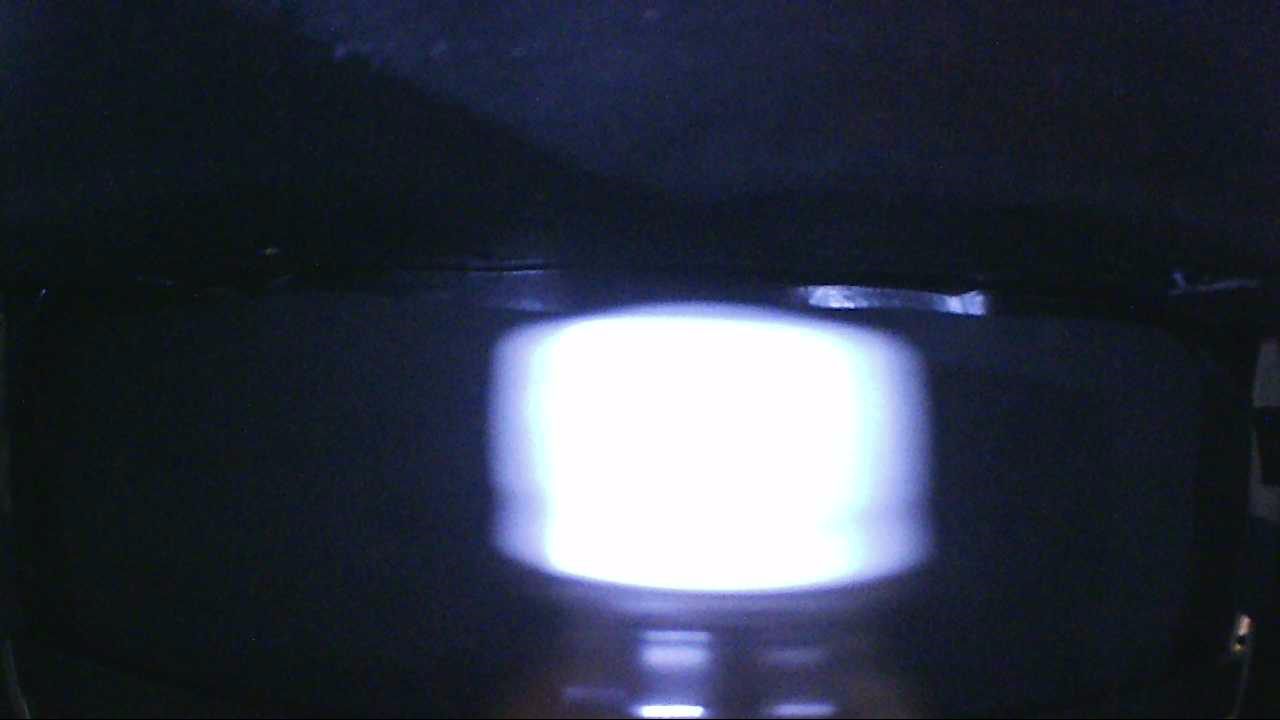
#> input picture Imagens/img29.png, 1280 x 720 px; the run also reads 1 picture not shown here
$ jupyter execute ProjetoSVA2_V2.ipynb
#> lines starting #> are read from the running program, lines starting #| are printed output that depends on the picture; after the words box and inside, x2 and y2 are one past the last pixel; in counts of white or black regions, pixels touching at a corner belong together; long printed decimals are rounded
[cell 1]
import cv2
import numpy as np
import matplotlib.pyplot as plt
import math

[cell 2]
imgRGB1 = cv2.imread('../Imagens/img29.png',1) #img29
#> imgRGB1 is the input picture: shape (720, 1280, 3); mean B, G, R 67.5, 53.8, 48.2
imgRGB2 = cv2.imread('../Imagens/img42.png',1) #img38
imgRGB3 = cv2.imread('../Imagens/img52.png',1) #img46
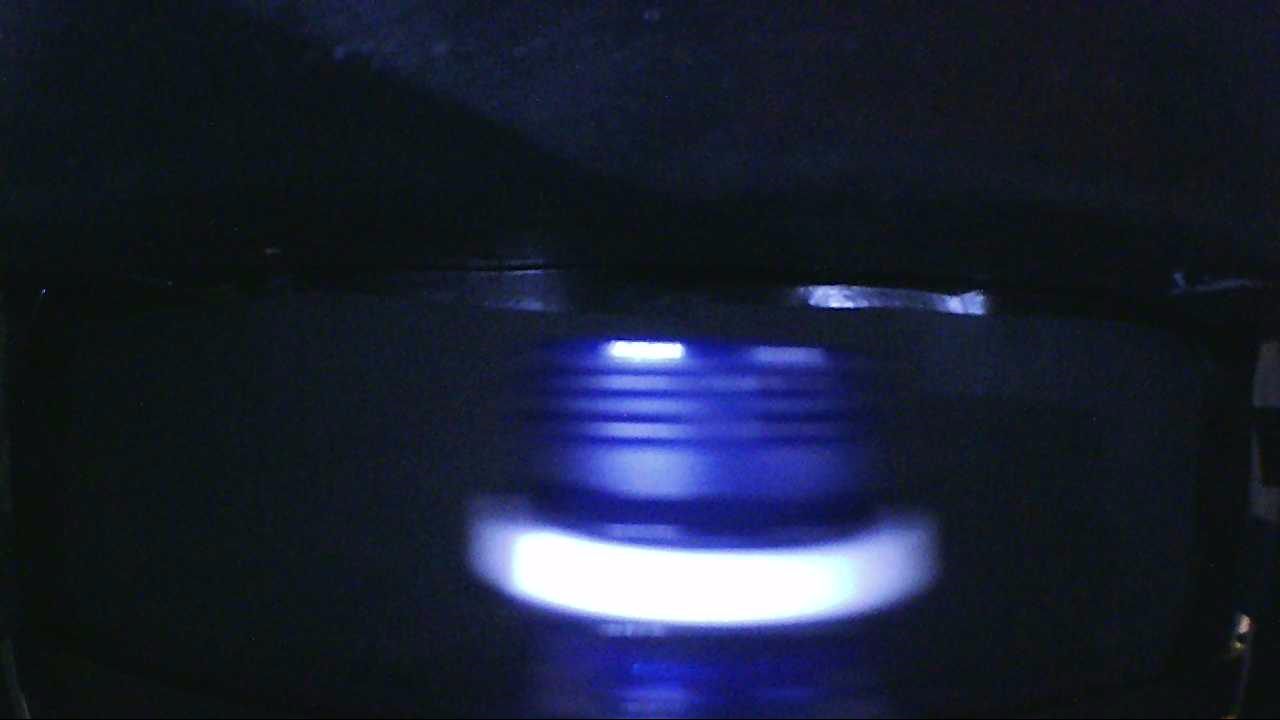
#> input picture Imagens/img52.png, 1280 x 720 px
#> imgRGB3 is the input picture: shape (720, 1280, 3); mean B, G, R 50.3, 32.4, 26.4

fig1 = plt.figure(figsize=(20,5))

ax1 = fig1.add_subplot(131)
ax1.set_title('Imagem 1 - RGB', size=16)
ax1.axis("off")
ax1.imshow(cv2.cvtColor(imgRGB1, cv2.COLOR_BGR2RGB))

ax2 = fig1.add_subplot(132)
ax2.set_title('Imagem 2 - RGB', size=16)
ax2.axis("off")
ax2.imshow(cv2.cvtColor(imgRGB2, cv2.COLOR_BGR2RGB))

ax3 = fig1.add_subplot(133)
ax3.set_title('Imagem 3 - RGB', size=16)
ax3.axis("off")
ax3.imshow(cv2.cvtColor(imgRGB3, cv2.COLOR_BGR2RGB))

plt.show()

[cell 3]
imgGray1 = cv2.imread('../Imagens/img29.png',0)
imgGray2 = cv2.imread('../Imagens/img42.png',0)
imgGray3 = cv2.imread('../Imagens/img52.png',0)

fig1 = plt.figure(figsize=(20,5))

ax1 = fig1.add_subplot(131)
ax1.set_title('Imagem 1 - Escala de Cinza', size=16)
ax1.axis("off")
ax1.imshow(imgGray1,cmap=(plt.cm.gray))

ax2 = fig1.add_subplot(132)
ax2.set_title('Imagem 2 - Escala de Cinza', size=16)
ax2.axis("off")
ax2.imshow(imgGray2,cmap=(plt.cm.gray))

ax3 = fig1.add_subplot(133)
ax3.set_title('Imagem 3 - Escala de Cinza', size=16)
ax3.axis("off")
ax3.imshow(imgGray3,cmap=(plt.cm.gray))

plt.show()

[cell 4]
fig1 = plt.figure(figsize=(20,5))

plt.rcParams['xtick.labelsize'] = 15
plt.rcParams['ytick.labelsize'] = 15


ax1 = fig1.add_subplot(131)
ax1.set_title('Histograma da Imagem 1', size = 16)
plt.hist(imgGray1.ravel(), 256, [0,256])

ax2 = fig1.add_subplot(132)
ax2.set_title('Histograma da Imagem 2', size = 16)
plt.hist(imgGray2.ravel(), 256, [0,256])

ax3 = fig1.add_subplot(133)
ax3.set_title('Histograma da Imagem 3', size = 16)
plt.hist(imgGray3.ravel(), 256, [0,256])

plt.show()

[cell 5]
template = cv2.imread('../Imagens/NCC_2.png',0)
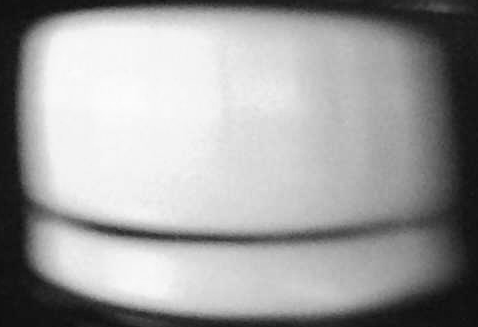
#> input picture Imagens/NCC_2.png, 478 x 327 px
#> template is the input picture: shape (327, 478); min 11, max 252, mean 159

w,h = template.shape[::-1]

fig1 = plt.figure(figsize=(5,5))

ax1 = fig1.add_subplot(111)
ax1.title.set_text('Template')
ax1.axis("off")
ax1.imshow(template,cmap=(plt.cm.gray))

plt.show()

[cell 6]
img1 = imgGray1.copy()
img2 = imgGray2.copy()
img3 = imgGray3.copy()

methods = ['cv2.TM_CCOEFF', 'cv2.TM_CCOEFF_NORMED', 'cv2.TM_CCORR', 'cv2.TM_CCORR_NORMED', 'cv2.TM_SQDIFF', 'cv2.TM_SQDIFF_NORMED']

res1 = cv2.matchTemplate(img1,template,eval(methods[1]))
res2 = cv2.matchTemplate(img2,template,eval(methods[1]))
res3 = cv2.matchTemplate(img3,template,eval(methods[1]))
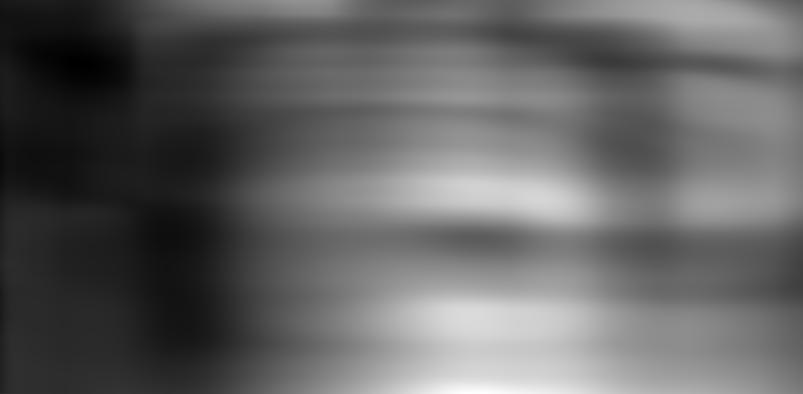
#> res3: shape (394, 803) float32; min -0.411, max 0.404, mean -0.0937; drawn with min black and max white

min_val1, max_val1, min_loc1, max_loc1 = cv2.minMaxLoc(res1)
#> min_val1 = -0.456; max_val1 = 0.873; min_loc1 = (93, 320); max_loc1 = (483, 296)
min_val2, max_val2, min_loc2, max_loc2 = cv2.minMaxLoc(res2)
#> min_val2 = -0.477; max_val2 = 0.93; min_loc2 = (83, 271); max_loc2 = (481, 306)
min_val3, max_val3, min_loc3, max_loc3 = cv2.minMaxLoc(res3)
#> min_val3 = -0.411; max_val3 = 0.404; min_loc3 = (82, 63); max_loc3 = (476, 393)

top_left1 = max_loc1
#> top_left1 = (483, 296)
top_left2 = max_loc2
#> top_left2 = (481, 306)
top_left3 = max_loc3
#> top_left3 = (476, 393)

bottom_right1 = (top_left1[0] + w, top_left1[1] + h)
#> bottom_right1 = (961, 623)
cv2.rectangle(img1,top_left1, bottom_right1, 255, 5)
#> img1: shape (720, 1280); min 0, max 255, mean 55.7

bottom_right2 = (top_left2[0] + w, top_left2[1] + h)
#> bottom_right2 = (959, 633)
cv2.rectangle(img2,top_left2, bottom_right2, 255, 5)
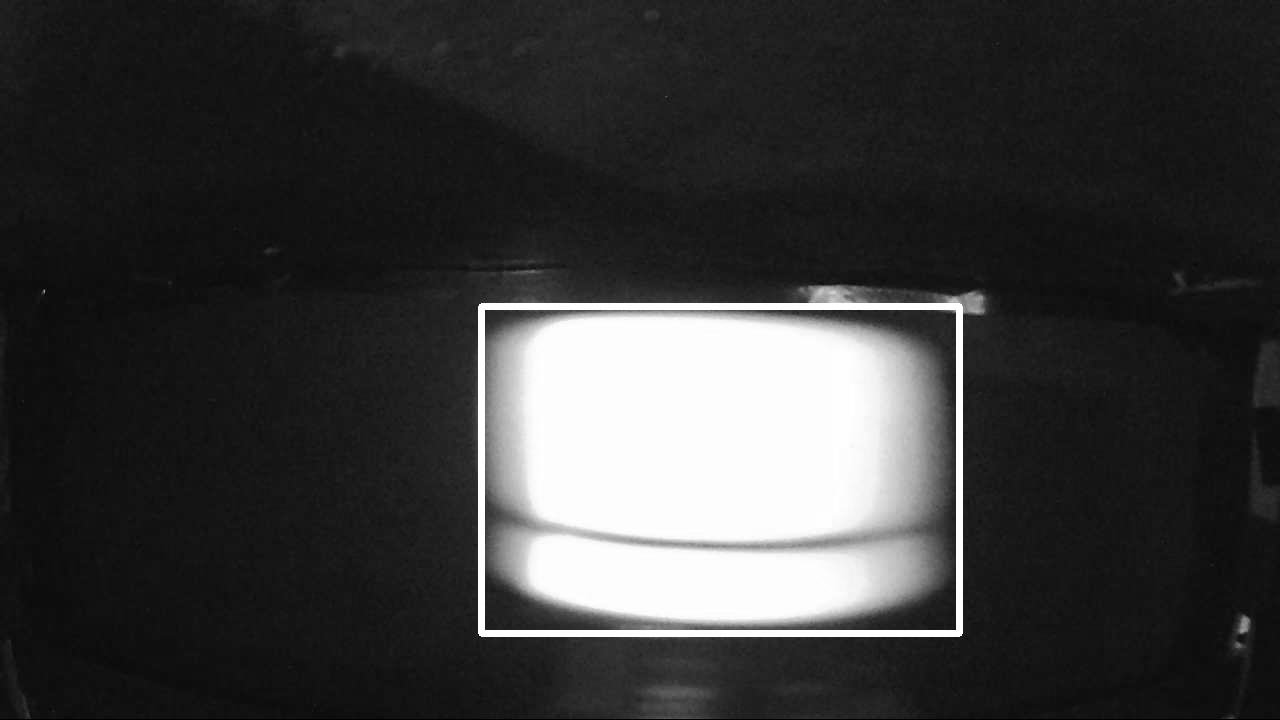
#> img2: shape (720, 1280); min 0, max 255, mean 57

bottom_right3 = (top_left3[0] + w, top_left3[1] + h)
#> bottom_right3 = (954, 720)
cv2.rectangle(img3,top_left3, bottom_right3, 255, 5)
#> img3: shape (720, 1280); min 0, max 255, mean 34.5

fig1 = plt.figure(figsize=(20,5))

ax1 = fig1.add_subplot(131)
ax1.set_title('Img 1 - Localização do Objeto de Interesse', size=16)
ax1.axis("off")
ax1.imshow(img1,cmap=(plt.cm.gray))
print('min_val1: ' + str(min_val1))
#| min_val1: -0.4559
print('max_val1: ' + str(max_val1))
#| max_val1: 0.8728
print('min_loc1: ' + str(min_loc1))
#| min_loc1: (93, 320)
print('max_loc1: ' + str(max_loc1))
#| max_loc1: (483, 296)

ax2 = fig1.add_subplot(132)
ax2.set_title('Img 2 - Localização do Objeto de Interesse', size=16)
ax2.axis("off")
ax2.imshow(img2,cmap=(plt.cm.gray))
print('min_val2: ' + str(min_val2))
#| min_val2: -0.477
print('max_val2: ' + str(max_val2))
#| max_val2: 0.9303
print('min_loc2: ' + str(min_loc2))
#| min_loc2: (83, 271)
print('max_loc2: ' + str(max_loc2))
#| max_loc2: (481, 306)

ax3 = fig1.add_subplot(133)
ax3.set_title('Img 3 - Localização do Objeto de Interesse', size=16)
ax3.axis("off")
ax3.imshow(img3,cmap=(plt.cm.gray))
print('min_val3: ' + str(min_val3))
#| min_val3: -0.4108
print('max_val3: ' + str(max_val3))
#| max_val3: 0.4043
print('min_loc3: ' + str(min_loc3))
#| min_loc3: (82, 63)
print('max_loc3: ' + str(max_loc3))
#| max_loc3: (476, 393)

plt.show()

Se max_val1 for menor que 0.60, a garrafa está sem tampa.

[cell 7]
print(top_left1)
#| (483, 296)
print(bottom_right1)
#| (961, 623)

[cell 8]
seg = 75

cropped1 = imgGray1[top_left1[1]-(seg+30):bottom_right1[1]+(seg+30),top_left1[0]-seg:bottom_right1[0]+seg]
cropped2 = imgGray2[top_left2[1]-(seg+30):bottom_right2[1]+(seg+30),top_left2[0]-seg:bottom_right2[0]+seg]

fig1 = plt.figure(figsize=(20,10))

ax1 = fig1.add_subplot(121)
ax1.set_title('Imagem 1 - Cortada', size=20)
ax1.axis("off")
ax1.imshow(cropped1,cmap=(plt.cm.gray))
print('min_val1: ' + str(min_val1))
#| min_val1: -0.4559
print('max_val1: ' + str(max_val1))
#| max_val1: 0.8728
print('min_loc1: ' + str(min_loc1))
#| min_loc1: (93, 320)
print('max_loc1: ' + str(max_loc1))
#| max_loc1: (483, 296)

ax2 = fig1.add_subplot(122)
ax2.set_title('Imagem 2 - Cortada', size=20)
ax2.axis("off")
ax2.imshow(cropped2,cmap=(plt.cm.gray))
print('min_val2: ' + str(min_val2))
#| min_val2: -0.477
print('max_val2: ' + str(max_val2))
#| max_val2: 0.9303
print('min_loc2: ' + str(min_loc2))
#| min_loc2: (83, 271)
print('max_loc2: ' + str(max_loc2))
#| max_loc2: (481, 306)

plt.show()

[cell 9]
#Apply Gaussian Blur to the image

g = (3,3)

filter1 = cv2.GaussianBlur(cropped1, g, 0)
filter2 = cv2.GaussianBlur(cropped2, g, 0)

fig1 = plt.figure(figsize=(20,10))

ax1 = fig1.add_subplot(121)
ax1.set_title('Imagem 1 - Após a aplicação do Filtro Gaussiano', size=20)
ax1.title.set_text('Imagem 1 - Aplicação do Filtro Gaussiano')
ax1.axis("off")
ax1.imshow(filter1,cmap=(plt.cm.gray))

ax2 = fig1.add_subplot(122)
ax2.set_title('Imagem 2 - Aplicação do Filtro Gaussiano', size=20)
ax2.axis("off")
ax2.imshow(filter2,cmap=(plt.cm.gray))

plt.show()

[cell 10]
ret1, otsu1 = cv2.threshold(filter1,0,255,cv2.THRESH_BINARY+cv2.THRESH_OTSU)
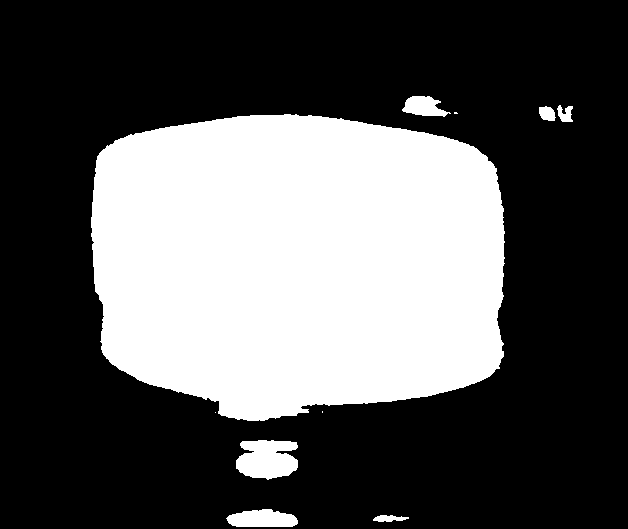
#> otsu1: shape (529, 628); 34% white; 10 white regions (3 under 20 px), largest, box (x1, y1, x2, y2) and area: (91, 114, 505, 421) 108931, (236, 440, 298, 480) 1943, (226, 509, 298, 527) 1019
#> ret1 = 138
ret2, otsu2 = cv2.threshold(filter2,0,255,cv2.THRESH_BINARY+cv2.THRESH_OTSU)
#> otsu2: shape (519, 628); 38.5% white; 6 white regions (2 under 20 px), largest, box (x1, y1, x2, y2) and area: (84, 110, 522, 425) 124455, (404, 86, 451, 107) 670, (541, 96, 559, 111) 197, (559, 95, 576, 112) 196
#> ret2 = 136

fig1 = plt.figure(figsize=(20,10))

ax1 = fig1.add_subplot(121)
ax1.set_title('Imagem 1 - Limiarização por Otsu', size=20)
ax1.axis("off")
ax1.imshow(otsu1,cmap=(plt.cm.gray))

ax2 = fig1.add_subplot(122)
ax2.set_title('Imagem 2 - Limiarização por Otsu', size=20)
ax2.axis("off")
ax2.imshow(otsu2,cmap=(plt.cm.gray))

plt.show()

print ("Limiar Imagem 1: " + str(ret1))
#| Limiar Imagem 1: 138.0
print ("Limiar Imagem 1: " + str(ret2))
#| Limiar Imagem 1: 136.0

[cell 11]
kernel = cv2.getStructuringElement(cv2.MORPH_ELLIPSE, (45,45))

opening1 = cv2.morphologyEx(otsu1, cv2.MORPH_OPEN, kernel)
#> opening1: shape (529, 628); 32.7% white; 1 white region, box (x1, y1, x2, y2) and area: (91, 114, 504, 421) 108569
opening2 = cv2.morphologyEx(otsu2, cv2.MORPH_OPEN, kernel)
#> opening2: shape (519, 628); 38.1% white; 1 white region, box (x1, y1, x2, y2) and area: (84, 110, 521, 425) 124200

fig1 = plt.figure(figsize=(20,10))

ax1 = fig1.add_subplot(121)
ax1.set_title('Imagem 1 - Transformação Morfológica (Opening)', size=20)
ax1.axis("off")
ax1.imshow(opening1,cmap=(plt.cm.gray))

ax2 = fig1.add_subplot(122)
ax2.set_title('Imagem 2 - Transformação Morfológica (Opening)', size=20)
ax2.axis("off")
ax2.imshow(opening2,cmap=(plt.cm.gray))


plt.show()

[cell 12]
kernel = cv2.getStructuringElement(cv2.MORPH_ELLIPSE, (10,10))

erode1 = cv2.erode(opening1,kernel,2)
#> erode1: shape (529, 628); 30.9% white; 1 white region, box (x1, y1, x2, y2) and area: (96, 119, 500, 417) 102688
erode2 = cv2.erode(opening2,kernel,2)
#> erode2: shape (519, 628); 36.1% white; 1 white region, box (x1, y1, x2, y2) and area: (89, 115, 517, 420) 117678

fig1 = plt.figure(figsize=(20,10))

ax1 = fig1.add_subplot(121)
ax1.set_title('Imagem 1 - Transformação Morfológica (Erosão)', size=20)
ax1.axis("off")
ax1.imshow(erode1,cmap=(plt.cm.gray))

ax2 = fig1.add_subplot(122)
ax2.set_title('Imagem 2 - Transformação Morfológica (Erosão)', size=20)
ax2.axis("off")
ax2.imshow(erode2,cmap=(plt.cm.gray))


plt.show()

[cell 13]
#Canny Edge Detection to the image
minVal = 15
maxVal = 30

edges1 = cv2.Canny(erode1,minVal,maxVal)
#> edges1: shape (529, 628); 0.37% white in thin lines or dots, all inside (x1, y1, x2, y2) = (95, 118, 500, 417)
edges2 = cv2.Canny(erode2,minVal,maxVal)
#> edges2: shape (519, 628); 0.42% white in thin lines or dots, all inside (x1, y1, x2, y2) = (88, 114, 517, 420)

fig1 = plt.figure(figsize=(20,10))

ax1 = fig1.add_subplot(121)
ax1.set_title('Imagem 1 - Detector de Bordas de Canny', size=20)
ax1.axis("off")
ax1.imshow(edges1,cmap=(plt.cm.gray))

ax2 = fig1.add_subplot(122)
ax2.set_title('Imagem 2 - Detector de Bordas de Canny', size=20)
ax2.axis("off")
ax2.imshow(edges2,cmap=(plt.cm.gray))

plt.show()

## Transformada de Hough

lines	=	cv.HoughLinesP(	image, rho, theta, threshold[, lines[, minLineLength[, maxLineGap]]]	)

- dst: Output of the edge detector. It should be a grayscale image (although in fact it is a binary one)
- lines: A vector that will store the parameters (xstart,ystart,xend,yend) of the detected lines
- rho : The resolution of the parameter r in pixels. We use 1 pixel.
- theta: The resolution of the parameter θ in radians. We use 1 degree (CV_PI/180)
- threshold: The minimum number of intersections to "*detect*" a line
- minLineLength: The minimum number of points that can form a line. Lines with less than this number of points are disregarded.
- maxLineGap: The maximum gap between two points to be considered in the same line.

[cell 14]
print ("Altura (Imagem 1): %d pixels;" % (edges1.shape[0]))
#| Altura (Imagem 1): 529 pixels;
print ("Largura (Imagem 1): %d pixels:" % (edges1.shape[1]))
#| Largura (Imagem 1): 628 pixels:

print ("Altura (Imagem 2): %d pixels;" % (edges2.shape[0]))
#| Altura (Imagem 2): 519 pixels;
print ("Largura (Imagem 2): %d pixels:" % (edges2.shape[1]))
#| Largura (Imagem 2): 628 pixels:

[cell 15]
larguraIMG1 = edges1.shape[1]
larguraIMG2 = edges2.shape[1]

centerline1 = []
centerline2 = []

imgLines1 = cropped1.copy()
imgLines2 = cropped2.copy()

imgLines1 = cv2.cvtColor(imgLines1,cv2.COLOR_GRAY2BGR)
imgLines2 = cv2.cvtColor(imgLines2,cv2.COLOR_GRAY2BGR)

lines1 = cv2.HoughLines(edges1, 1, np.pi/180, 45)
#> lines1 = 22 rows, first 8: [69, 1.73], [153, 1.43], [156, 1.41], [62, 1.75], [503, 0.0175], [507, 0.0349], [434, 1.47], [75, 1.71]
lines2 = cv2.HoughLines(edges2, 1, np.pi/180, 45)
#> lines2 = 30 rows, first 8: [105, 1.61], [100, 1.62], [413, 1.59], [419, 1.57], [87, 1.66], [119, 1.55], [123, 1.54], [115, 1.57]

for i in range(len(lines1)):
    rho,theta = lines1[i][0]
    a = np.cos(theta)
    b = np.sin(theta)
    x0 = a*rho
    y0 = b*rho
    x1 = int(x0 + 1000*(-b))
    y1 = int(y0 + 1000*(a))
    x2 = int(x0 - 1000*(-b))
    y2 = int(y0 - 1000*(a))

    try:
        m = (y2-y1)/(x2-x1)

    except:
        m = 0

    if m != 0:
        n = y1 - m*x1

        xa = 0
        ya = int(m*xa + n)
        xb = larguraIMG1
        yb = int(m*xb + n)
        xc = larguraIMG1/2
        yc = int(m*xc + n)

        if (np.rad2deg(theta) > 80)  and  (np.rad2deg(theta) < 100):
            cv2.line(imgLines1,(xa,ya),(xb,yb),(0,0,255),2)
            centerline1.append(yc)
#> this loop made 22 passes
#> (rho, theta, a, b, x0, y0, x1, y1) on passes 1 to 8: (69, 1.73, -0.156, 0.988, -10.79, 68.15, -998, -88), (153, 1.43, 0.139, 0.99, 21.29, 151.5, -968, 290), (156, 1.41, 0.156, 0.988, 24.4, 154.1, -963, 310), (62, 1.75, -0.174, 0.985, -10.77, 61.06, -995, -112), (503, 0.0175, 1, 0.0175, 502.9, 8.78, 485, 1008), (507, 0.0349, 0.999, 0.0349, 506.7, 17.69, 471, 1017), (434, 1.47, 0.105, 0.995, 45.37, 431.6, -949, 536), (75, 1.71, -0.139, 0.99, -10.44, 74.27, -1000, -64)
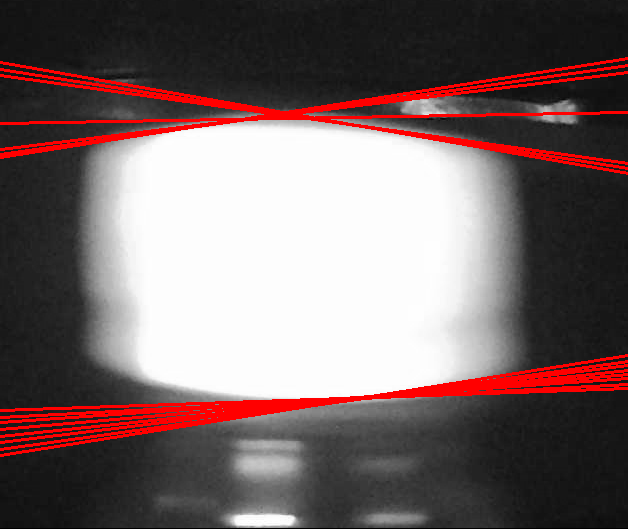
#> imgLines1: shape (529, 628, 3); mean B, G, R 102.7, 102.7, 119.7
#> after the loop, centerline1 = [119, 109, 108, 118, 403, 119, 401, 404, 405, 399, 400, 405, 400, 118, 111]


for j in range(len(lines2)):
    rho,theta = lines2[j][0]
    a = np.cos(theta)
    b = np.sin(theta)
    x0 = a*rho
    y0 = b*rho
    x1 = int(x0 + 1000*(-b))
    y1 = int(y0 + 1000*(a))
    x2 = int(x0 - 1000*(-b))
    y2 = int(y0 - 1000*(a))

    try:
        m = (y2-y1)/(x2-x1)
    except:
        m = 0

    if m != 0:
        n = y1 - m*x1

        xa = 0
        ya = int(m*xa + n)
        xb = larguraIMG1
        yb = int(m*xb + n)
        xc = int(larguraIMG1/2)
        yc = int(m*xc + n)

        if (np.rad2deg(theta) > 80)  and  (np.rad2deg(theta) < 100):
            cv2.line(imgLines2,(xa,ya),(xb,yb),(0,0,255),2)
            centerline2.append(yc)
#> this loop made 30 passes
#> (rho, theta, a, b, x0, y0, x1, y1) on passes 1 to 8: (105, 1.61, -0.0349, 0.999, -3.66, 104.9, -1003, 70), (100, 1.62, -0.0523, 0.999, -5.23, 99.86, -1003, 47), (413, 1.59, -0.0175, 1, -7.21, 412.9, -1007, 395), (419, 1.57, -4.37e-08, 1, -1.83e-05, 419, -1000, 418), (87, 1.66, -0.0872, 0.996, -7.58, 86.67, -1003, 0), (119, 1.55, 0.0175, 1, 2.08, 119, -997, 136), (123, 1.54, 0.0349, 0.999, 4.29, 122.9, -995, 157), (115, 1.57, -4.37e-08, 1, -5.03e-06, 115, -1000, 114)
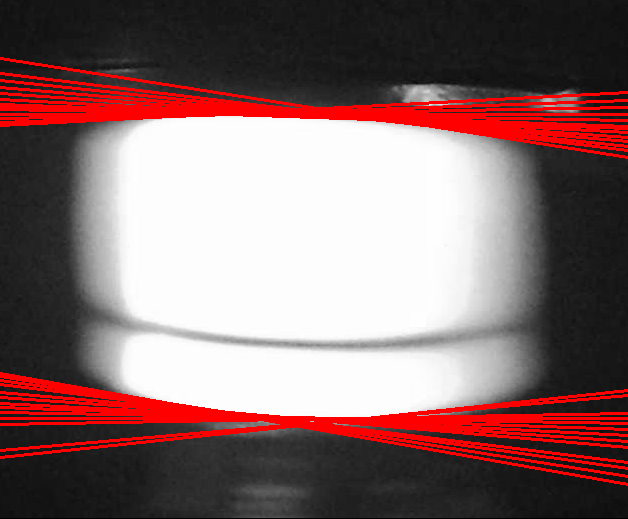
#> imgLines2: shape (519, 628, 3); mean B, G, R 106.8, 106.8, 134.6


fig1 = plt.figure(figsize=(20,10))

ax1 = fig1.add_subplot(121)
ax1.set_title('Img 1 - Detecção de Linhas (Transformada de Hough)', size=20)
ax1.imshow(cv2.cvtColor(imgLines1, cv2.COLOR_BGR2RGB))

ax2 = fig1.add_subplot(122)
ax2.set_title('Img 2 - Detecção de Linhas (Transformada de Hough)', size=20)
ax2.imshow(cv2.cvtColor(imgLines2, cv2.COLOR_BGR2RGB))


plt.show()
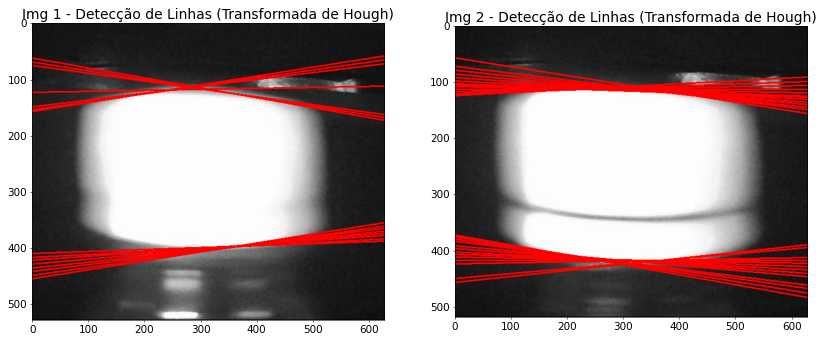
#> figure drawn by matplotlib, 2 panels

[cell 16]
h = edges1.shape[0]

limitesup = int(h*0.3)
limiteinf = int(h*0.08)

min1 = min(centerline1)
max1 = max(centerline1)

print('limitesup: ' + str(limitesup))
#| limitesup: 158
print('limiteinf: ' + str(limiteinf))
#| limiteinf: 42

print(min1)
#| 108
print(max1)
#| 405
print("_________")

defeito = False

for i in centerline2:
    print (i)
    if (i > min1 + limitesup) and (i < max1 - limiteinf):
        defeito = True
#> this loop made 26 passes
#> i on passes 1 to 8: 115, 116, 418, 418, 114, 113, 111, 114
#> (printed output is left out)


print (defeito)
